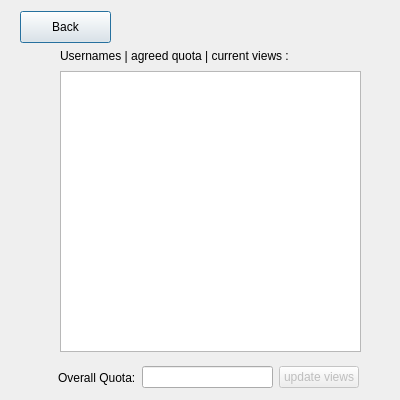
<?xml version="1.0" encoding="UTF-8"?>
<ui version="4.0">
 <class>manage_shared_with</class>
 <widget class="QDialog" name="manage_shared_with">
  <property name="geometry">
   <rect>
    <x>0</x>
    <y>0</y>
    <width>400</width>
    <height>400</height>
   </rect>
  </property>
  <property name="windowTitle">
   <string>Dialog</string>
  </property>
  <widget class="QPushButton" name="pushButton_back">
   <property name="geometry">
    <rect>
     <x>20</x>
     <y>11</y>
     <width>91</width>
     <height>32</height>
    </rect>
   </property>
   <property name="text">
    <string>Back</string>
   </property>
  </widget>
  <widget class="QListWidget" name="listWidget_shared_with">
   <property name="geometry">
    <rect>
     <x>60</x>
     <y>71</y>
     <width>301</width>
     <height>281</height>
    </rect>
   </property>
  </widget>
  <widget class="QWidget" name="layoutWidget">
   <property name="geometry">
    <rect>
     <x>58</x>
     <y>361</y>
     <width>301</width>
     <height>33</height>
    </rect>
   </property>
   <layout class="QHBoxLayout" name="horizontalLayout_2">
    <item>
     <widget class="QLabel" name="label_3">
      <property name="text">
       <string>Overall Quota:</string>
      </property>
     </widget>
    </item>
    <item>
     <widget class="QLineEdit" name="lineEdit_views_2"/>
    </item>
    <item>
     <widget class="QPushButton" name="pushButton_update_2">
      <property name="enabled">
       <bool>false</bool>
      </property>
      <property name="text">
       <string>update views</string>
      </property>
     </widget>
    </item>
   </layout>
  </widget>
  <widget class="QLabel" name="label">
   <property name="geometry">
    <rect>
     <x>60</x>
     <y>40</y>
     <width>301</width>
     <height>31</height>
    </rect>
   </property>
   <property name="text">
    <string>Usernames | agreed quota | current views :</string>
   </property>
  </widget>
 </widget>
 <resources/>
 <connections/>
</ui>
